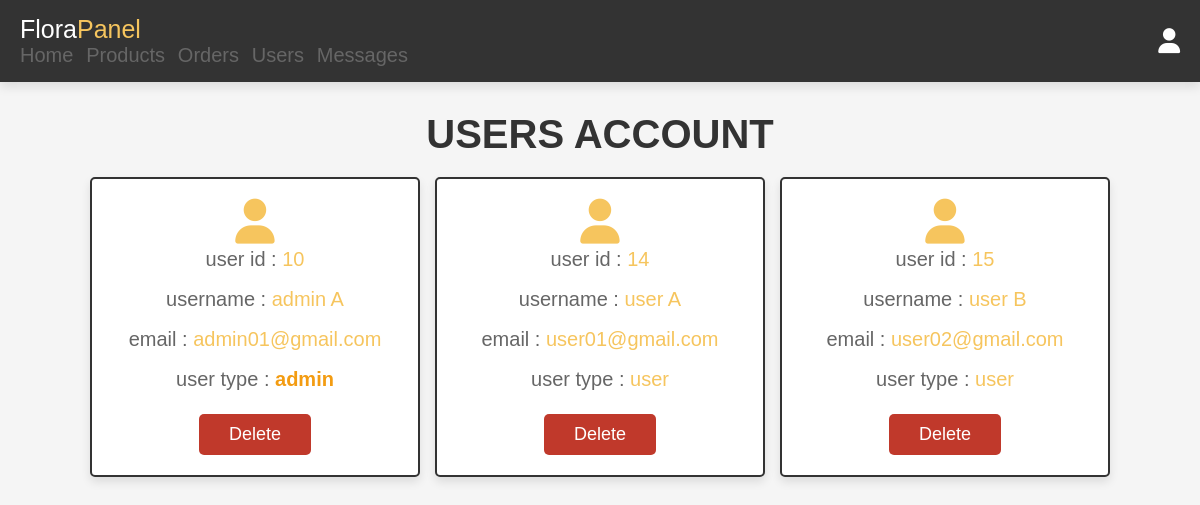
Page /admin_users.php (signed in) on the earlier database version.
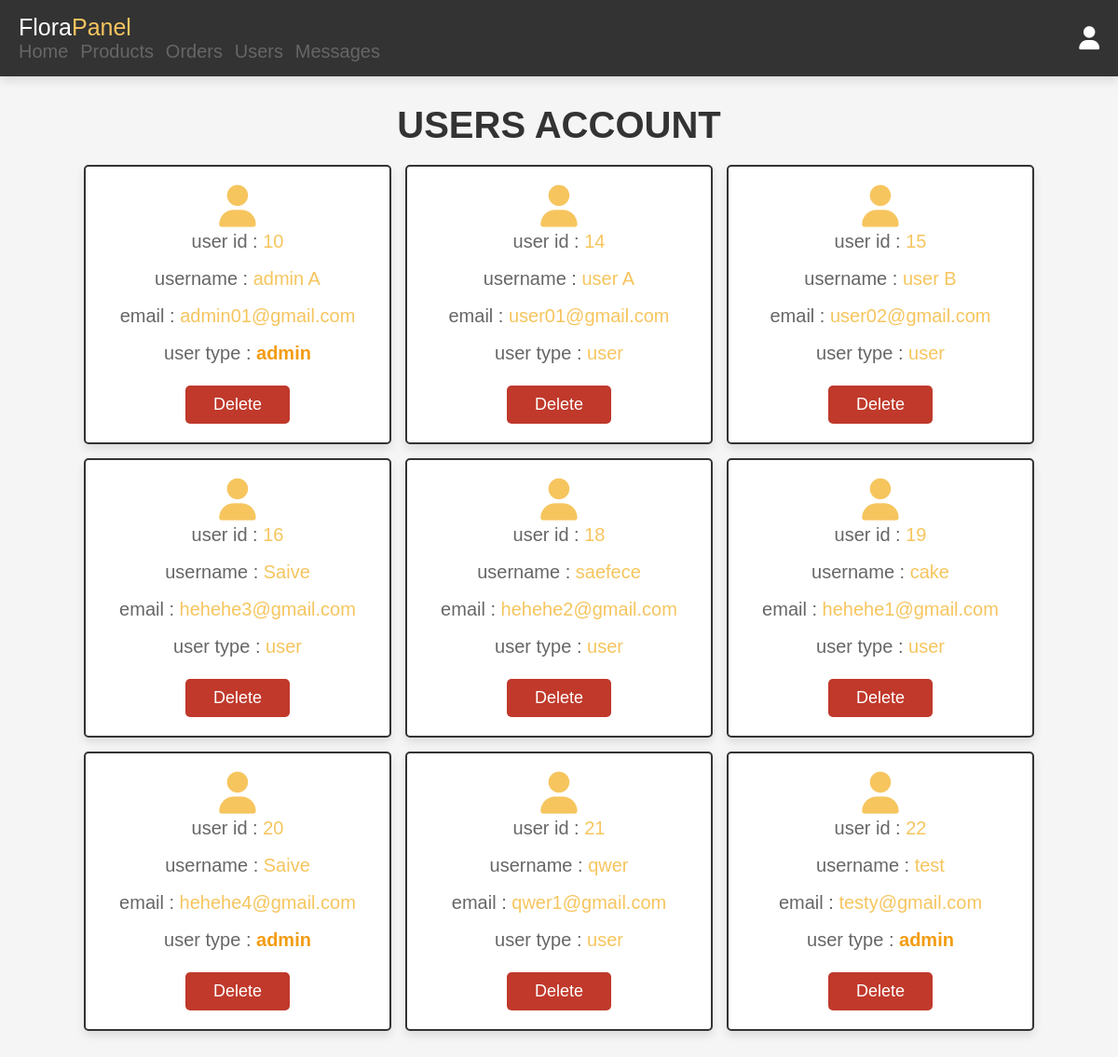
Same page on the later database version.
### tables this page shows
CREATE TABLE `users` (
  `id` int(100) NOT NULL,
  `name` varchar(100) NOT NULL,
  `email` varchar(100) NOT NULL,
  `password` varchar(100) NOT NULL,
  `user_type` varchar(20) NOT NULL DEFAULT 'user'
);

### admin_users.php (the view, shortened to what this page needs)
<?php
@include 'config.php';
?>
<!DOCTYPE html>
<html lang="en">
<head>
   <link rel="stylesheet" href="https://cdnjs.cloudflare.com/ajax/libs/font-awesome/6.5.1/css/all.min.css">
   <link rel="stylesheet" href="css/admin_style.css">
</head>
<body>
<?php @include 'admin_header.php'; ?>
<section class="users">
   <h1 class="title">users account</h1>
   <div class="box-container">
      <?php
         $select_users = mysqli_query($conn, "SELECT * FROM `users`") or die('query failed');
         if(mysqli_num_rows($select_users) > 0){
            while($fetch_users = mysqli_fetch_assoc($select_users)){
      ?>
      <div class="box">
      <i class="fa fa-user" aria-hidden="true"></i>
         <p>user id : <span><?php echo $fetch_users['id']; ?></span></p>
         <p>username : <span><?php echo $fetch_users['name']; ?></span></p>
         <p>email : <span><?php echo $fetch_users['email']; ?></span></p>
         <p>user type : <span style="color:<?php if($fetch_users['user_type'] == 'admin'){ echo 'var(--orange)'; }; ?>;
                                    font-weight:<?php if($fetch_users['user_type'] == 'admin'){ echo 'bold'; }; ?>;"><?php echo $fetch_users['user_type']; ?></span></p>
         <a href="admin_users.php?delete=<?php echo $fetch_users['id']; ?>" onclick="return confirm('delete this user?');" class="delete-btn">delete</a>
      </div>
      <?php
         }
      }
      ?>
   </div>
</section>
</body>
</html>

Differences in the rows shown:
added users: id "16", name "Saive", email "hehehe3@gmail.com", user_type "user"
added users: id "18", name "saefece", email "hehehe2@gmail.com", user_type "user"
added users: id "19", name "cake", email "hehehe1@gmail.com", user_type "user"
added users: id "20", name "Saive", email "hehehe4@gmail.com", user_type "admin"
added users: id "21", name "qwer", email "qwer1@gmail.com", user_type "user"
added users: id "22", name "test", email "testy@gmail.com", user_type "admin"
